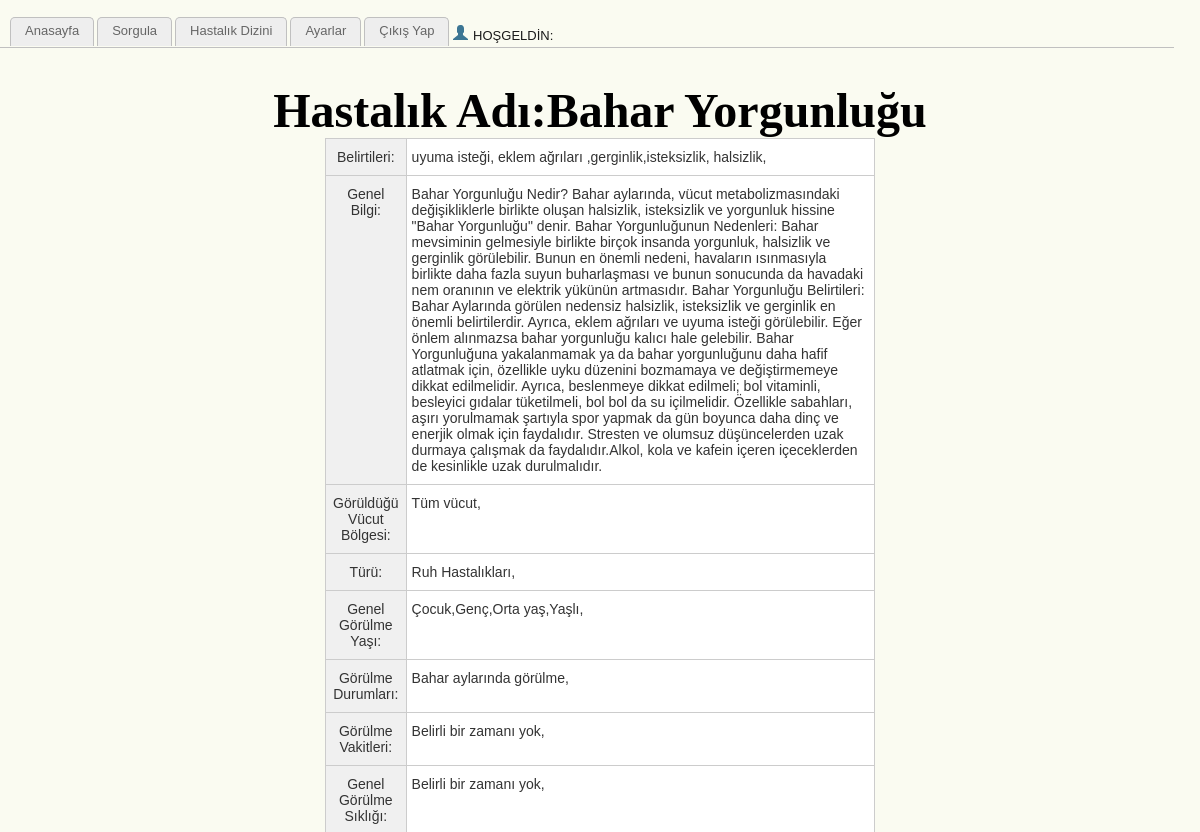
Screenshot of /www/dizin-ayrinti.php?id=Bahar Yorgunluğu with the database file from the repository.
### tables this page shows
CREATE TABLE IF NOT EXISTS `hastaliklar` (
  `adi` text NOT NULL,
  `belirtileri` text NOT NULL,
  `bilgi` text NOT NULL,
  `gorulmeyeri` text NOT NULL,
  `resim` text NOT NULL,
  `kategori` text NOT NULL,
  `gosterilme` text NOT NULL,
  `yas` text NOT NULL,
  `zaman` text NOT NULL,
  `durum` text NOT NULL,
  `aralik` text NOT NULL
);

### www/dizin-ayrinti.php (the view, shortened to what this page needs)
<?php include("veritabani/db.php"); ?><?php $id=$_GET['id'];
$sorgu="SELECT * FROM hastaliklar where adi = '$id'";
	  $result = mysql_query($sorgu, $connection );
	  for ($i=0; $i< mysql_num_rows($result) ; $i++) {
$adi= mysql_result($result, $i, "adi");
$belirti=mysql_result($result, $i, "belirtileri");
$bilgi=mysql_result($result, $i, "bilgi");
$gorulmeyeri=mysql_result($result, $i, "gorulmeyeri");
$kategori=mysql_result($result, $i, "kategori");
$yas=mysql_result($result, $i, "yas");
$zaman=mysql_result($result, $i, "zaman");
$durum=mysql_result($result, $i, "durum");
	 } ?>
<!DOCTYPE html PUBLIC "-//W3C//DTD XHTML 1.0 Transitional//EN" "http://www.w3.org/TR/xhtml1/DTD/xhtml1-transitional.dtd">
<html xmlns="http://www.w3.org/1999/xhtml">
<head>
<link href="mizanpaj/css/stil.css" rel="stylesheet" type="text/css" />
<link href="mizanpaj/css/style.css" rel="stylesheet" type="text/css" />
<link href="SpryAssets/SpryMenuBarVertical.css" rel="stylesheet" type="text/css" />
</head>
<body>
<?php include("mizanpaj/navi.php"); ?>
<div id="apDiv1">
<?php
  echo'<style type="text/css">
.tg  {border-collapse:collapse;border-spacing:0;border-color:#ccc;}
.tg td{font-family:Arial, sans-serif;font-size:14px;padding:10px 5px;border-style:solid;border-width:1px;overflow:hidden;word-break:normal;border-color:#ccc;color:#333;background-color:#fff;}
.tg th{font-family:Arial, sans-serif;font-size:14px;padding:10px 5px;border-style:solid;border-width:1px;overflow:hidden;word-break:normal;border-color:#ccc;color:#333;background-color:#f0f0f0;}
.tg .tg-431l{font-family:Arial, Helvetica, sans-serif !important;;text-align:left}
</style>
<p style="text-align:center;"><span style="font-family:Cursive;font-size:48px;font-style:normal;font-weight:bold;text-decoration:none;text-transform:none;color:##1A1A1A;">Hastalık Adı:'.$adi.'</span>
</p>
<center><table width="550" class="tg">
  <tr>
    <th class="tg-031e">Belirtileri:</th>
    <td class="tg-031e"> '.$belirti.' </td>
    </tr>
    <tr>
    <th class="tg-031e">Genel Bilgi:</th>
    <td class="tg-031e">'.$bilgi.'</td>
    </tr>
    <tr>
    <th class="tg-031e">Görüldüğü Vücut Bölgesi:</th>
    <td class="tg-031e">'.$gorulmeyeri.'</td>
    </tr>
    <tr>
    <th class="tg-031e">Türü:</th>
    <td class="tg-031e">'.$kategori.'</td>
    </tr>
    <tr>
    <th class="tg-031e">Genel Görülme Yaşı:</th>
    <td class="tg-031e">'.$yas.'</td>
    </tr>
    <tr>
    <th class="tg-031e">Görülme Durumları:</th>
    <td class="tg-031e">'.$durum.'</td>
    </tr>
    <tr>
    <th class="tg-031e">Görülme Vakitleri:</th>
    <td class="tg-031e">'.$zaman.'</td>
    </tr>
    <tr>
    <th class="tg-031e">Genel Görülme Sıklığı:</th>
    <td class="tg-031e">'.$zaman.'</td>
    </tr>
   ';
 ?>
</div>
<div id="apDiv2"><?php include("mizanpaj/alt.php"); ?></div>
</body>
</html>

### www/mizanpaj/css/stil.css (style rules this page uses)
body { background-color: #fafbf1; }
#apDiv1 { position: absolute; column-width:auto; left: 5%; top: 10%; width: 90%; height: 80%; z-index: 1; }
#apDiv2 { position: absolute; left: 25%; top: 86%; width: 50%; height: 5%; z-index: 1; }

### www/mizanpaj/css/style.css (style rules this page uses)
html,body,div,span,applet,object,iframe,h1,h2,h3,h4,h5,h6,p,blockquote,pre,a,abbr,acronym,address,big,cite,code,del,dfn,em,img,ins,kbd,q,s,samp,small,strike,strong,sub,sup,tt,var,b,u,i,dl,dt,dd,ol,nav ul,nav li,fieldset,form,label,legend,table,caption,tbody,tfoot,thead,tr,th,td,article,aside,canvas,details,embed,figure,figcaption,footer,header,hgroup,menu,nav,output,ruby,section,summary,time,mark,audio,video { margin:0;padding:0;border:0;font-size:100%;font:inherit;vertical-align:baseline; }
table { border-collapse:collapse;border-spacing:0; }
body { background-color:#fafbf1; }

### www/dizin-ayrinti.php (style rules this page uses)
.tg { border-collapse:collapse;border-spacing:0;border-color:#ccc; }
.tg td { font-family:Arial, sans-serif;font-size:14px;padding:10px 5px;border-style:solid;border-width:1px;overflow:hidden;word-break:normal;border-color:#ccc;color:#333;background-color:#fff; }
.tg th { font-family:Arial, sans-serif;font-size:14px;padding:10px 5px;border-style:solid;border-width:1px;overflow:hidden;word-break:normal;border-color:#ccc;color:#333;background-color:#f0f0f0; }

### rows the page displays
hastaliklar: adi "Bahar Yorgunluğu", belirtileri "uyuma isteği, eklem ağrıları ,gerginlik,isteksizlik, halsizlik,", bilgi "Bahar Yorgunluğu Nedir? Bahar aylarında, vücut metabolizmasındaki değişikliklerle birlikte oluşan halsizlik, isteksizlik ve yorgunluk hissine \"Bahar Yorgunluğu\" denir. Bahar Yorgunluğunun Nedenleri: Bahar mevsiminin gelmesiyle birlikte birçok insanda yorgunluk, halsizlik ve gerginlik görülebilir. Bunun en önemli nedeni, havaların ısınmasıyla birlikte daha fazla suyun buharlaşması ve bunun sonucunda da havadaki nem oranının ve elektrik yükünün artmasıdır. Bahar Yorgunluğu Belirtileri: Bahar Aylarında görülen nedensiz halsizlik, isteksizlik ve gerginlik en önemli belirtilerdir. Ayrıca, eklem ağrıları ve uyuma isteği görülebilir. Eğer önlem alınmazsa bahar yorgunluğu kalıcı hale gelebilir.…", gorulmeyeri "Tüm vücut,", kategori "Ruh Hastalıkları,", yas "Çocuk,Genç,Orta yaş,Yaşlı,", durum "Bahar aylarında görülme,", zaman "Belirli bir zamanı yok,"
